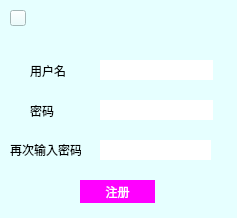
<?xml version="1.0" encoding="UTF-8"?>
<ui version="4.0">
 <class>Register</class>
 <widget class="QWidget" name="Register">
  <property name="geometry">
   <rect>
    <x>0</x>
    <y>0</y>
    <width>237</width>
    <height>218</height>
   </rect>
  </property>
  <property name="windowTitle">
   <string>Form</string>
  </property>
  <property name="styleSheet">
   <string notr="true">background:rgb(230, 255, 255);</string>
  </property>
  <widget class="QLineEdit" name="lineEdit">
   <property name="geometry">
    <rect>
     <x>100</x>
     <y>60</y>
     <width>113</width>
     <height>20</height>
    </rect>
   </property>
   <property name="styleSheet">
    <string notr="true">border:none;
background:white;</string>
   </property>
  </widget>
  <widget class="QLineEdit" name="lineEdit_2">
   <property name="geometry">
    <rect>
     <x>100</x>
     <y>100</y>
     <width>113</width>
     <height>20</height>
    </rect>
   </property>
   <property name="styleSheet">
    <string notr="true">border:none;
background:white;</string>
   </property>
  </widget>
  <widget class="QLineEdit" name="lineEdit_3">
   <property name="geometry">
    <rect>
     <x>100</x>
     <y>140</y>
     <width>111</width>
     <height>20</height>
    </rect>
   </property>
   <property name="styleSheet">
    <string notr="true">border:none;
background:white;</string>
   </property>
  </widget>
  <widget class="QLabel" name="label">
   <property name="geometry">
    <rect>
     <x>30</x>
     <y>60</y>
     <width>54</width>
     <height>21</height>
    </rect>
   </property>
   <property name="text">
    <string>用户名</string>
   </property>
  </widget>
  <widget class="QLabel" name="label_2">
   <property name="geometry">
    <rect>
     <x>30</x>
     <y>100</y>
     <width>54</width>
     <height>21</height>
    </rect>
   </property>
   <property name="text">
    <string>密码</string>
   </property>
  </widget>
  <widget class="QLabel" name="label_3">
   <property name="geometry">
    <rect>
     <x>10</x>
     <y>140</y>
     <width>71</width>
     <height>20</height>
    </rect>
   </property>
   <property name="text">
    <string>再次输入密码</string>
   </property>
  </widget>
  <widget class="QPushButton" name="pushButton">
   <property name="geometry">
    <rect>
     <x>80</x>
     <y>180</y>
     <width>75</width>
     <height>23</height>
    </rect>
   </property>
   <property name="styleSheet">
    <string notr="true">border:none;
background:rgb(255, 0, 255);
color:white;
font: 75 10pt &quot;微软雅黑&quot;;</string>
   </property>
   <property name="text">
    <string>注册</string>
   </property>
  </widget>
  <widget class="QLabel" name="label_4">
   <property name="geometry">
    <rect>
     <x>90</x>
     <y>80</y>
     <width>141</width>
     <height>16</height>
    </rect>
   </property>
   <property name="text">
    <string/>
   </property>
  </widget>
  <widget class="QLabel" name="label_5">
   <property name="geometry">
    <rect>
     <x>100</x>
     <y>120</y>
     <width>111</width>
     <height>16</height>
    </rect>
   </property>
   <property name="text">
    <string/>
   </property>
  </widget>
  <widget class="QLabel" name="label_6">
   <property name="geometry">
    <rect>
     <x>100</x>
     <y>160</y>
     <width>111</width>
     <height>16</height>
    </rect>
   </property>
   <property name="text">
    <string/>
   </property>
  </widget>
  <widget class="QPushButton" name="pushButton_2">
   <property name="geometry">
    <rect>
     <x>10</x>
     <y>10</y>
     <width>16</width>
     <height>16</height>
    </rect>
   </property>
   <property name="styleSheet">
    <string notr="true">border-image: url(:/close.png);</string>
   </property>
   <property name="text">
    <string/>
   </property>
  </widget>
 </widget>
 <resources/>
 <connections/>
</ui>
